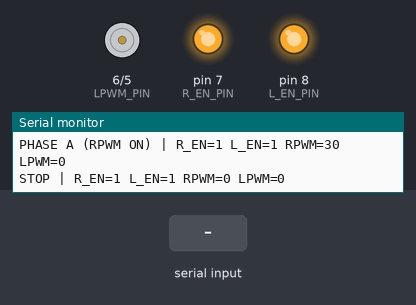
Recording of a sketch running on a simulated Arduino Uno, built with avr-gcc and run on an emulated ATmega328P. Shown: motor-driver pin pairs drawn as motors (green arrow = first pin HIGH = forward, orange = second pin HIGH = backward, longer = more drive), output pins drawn as LEDs (lit = HIGH), the last lines printed to the serial monitor. Inputs (shaded band) come from the test bench.

Above: at 1.2 s.
1.3 s: "x" received over Serial
At 2.5 s:
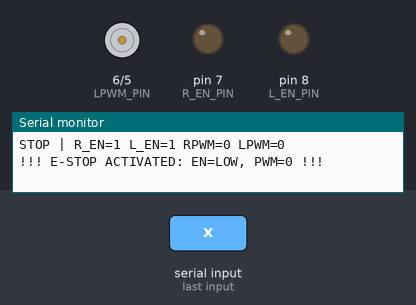
2.8 s: "r" received over Serial
At 3.6 s:
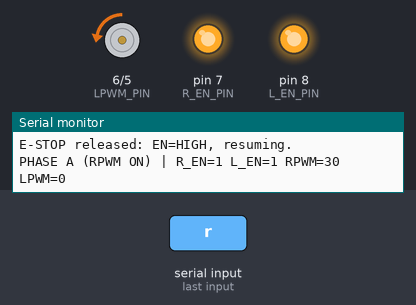
Timing chart, 0 to 11.8 s (numbered marks = the images above; inputs shaded):
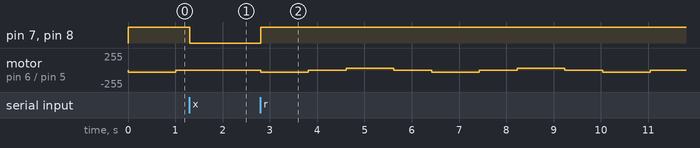

The sketch:

BTS7960_pin_test.ino
```cpp
// ===== BTS7960 Pin-Test (NO MOTOR / SAFE) + SERIAL E-STOP =====
// Purpose: Verify Arduino -> BTS7960 control pins behave as expected.
// It alternates RPWM and LPWM at low PWM while keeping both EN pins HIGH.
// Added: Serial E-STOP:
//   - Send 'x' to activate E-STOP (disable EN + stop PWM)
//   - Send 'r' to release E-STOP (enable EN + resume)
//
// Wiring (adjust if you used different pins):
// RPWM -> D5 (PWM)
// LPWM -> D6 (PWM)
// R_EN -> D7
// L_EN -> D8
//
// Notes:
// - For a BTS7960 board, EN pins HIGH usually enables both half-bridges.
// - Keep PWM low (20–40) for first tests.
// - If you later connect the motor: start with PWM 20–40 and short bursts.

const int RPWM_PIN = 5;   // RPWM (PWM pin)
const int LPWM_PIN = 6;   // LPWM (PWM pin)
const int R_EN_PIN = 7;   // R_EN
const int L_EN_PIN = 8;   // L_EN

const int PWM_LOW = 30;         // 20–40 recommended for first tests
const unsigned long ON_MS = 1000;
const unsigned long OFF_MS = 800;

bool estop = false;

void allStop() {
  analogWrite(RPWM_PIN, 0);
  analogWrite(LPWM_PIN, 0);
}

void printState(const char* label, int ren, int len, int rpwm, int lpwm) {
  Serial.print(label);
  Serial.print(" | R_EN=");
  Serial.print(ren);
  Serial.print(" L_EN=");
  Serial.print(len);
  Serial.print(" RPWM=");
  Serial.print(rpwm);
  Serial.print(" LPWM=");
  Serial.println(lpwm);
}

// --- E-STOP helpers (added) ---
void disableDriver() {
  allStop();
  digitalWrite(R_EN_PIN, LOW);
  digitalWrite(L_EN_PIN, LOW);
}

void enableDriver() {
  digitalWrite(R_EN_PIN, HIGH);
  digitalWrite(L_EN_PIN, HIGH);
}

void checkSerialEstop() {
  while (Serial.available() > 0) {
    char c = Serial.read();
    if (c == 'x' || c == 'X') {
      estop = true;
      disableDriver();
      Serial.println("!!! E-STOP ACTIVATED: EN=LOW, PWM=0 !!!");
    } else if (c == 'r' || c == 'R') {
      estop = false;
      enableDriver();
      Serial.println("E-STOP released: EN=HIGH, resuming.");
    }
  }
}

void setup() {
  Serial.begin(115200);

  pinMode(RPWM_PIN, OUTPUT);
  pinMode(LPWM_PIN, OUTPUT);
  pinMode(R_EN_PIN, OUTPUT);
  pinMode(L_EN_PIN, OUTPUT);

  // Enable both sides
  digitalWrite(R_EN_PIN, HIGH);
  digitalWrite(L_EN_PIN, HIGH);

  allStop();

  Serial.println("BTS7960 pin-test started.");
  Serial.println("Alternating RPWM/LPWM at low PWM. EN pins kept HIGH.");
  Serial.println("E-STOP: send 'x' to stop, 'r' to resume.");
}

void loop() {
  checkSerialEstop();
  if (estop) {
    // Stay safe in E-STOP state
    delay(50);
    return;
  }

  // Phase A: "Right" direction (RPWM on, LPWM off)
  digitalWrite(R_EN_PIN, HIGH);
  digitalWrite(L_EN_PIN, HIGH);
  analogWrite(RPWM_PIN, PWM_LOW);
  analogWrite(LPWM_PIN, 0);
  printState("PHASE A (RPWM ON)", digitalRead(R_EN_PIN), digitalRead(L_EN_PIN), PWM_LOW, 0);

  // Keep checking serial during the wait (so E-STOP is responsive)
  unsigned long t0 = millis();
  while (millis() - t0 < ON_MS) {
    checkSerialEstop();
    if (estop) return;
    delay(5);
  }

  // Stop
  allStop();
  printState("STOP", digitalRead(R_EN_PIN), digitalRead(L_EN_PIN), 0, 0);

  t0 = millis();
  while (millis() - t0 < OFF_MS) {
    checkSerialEstop();
    if (estop) return;
    delay(5);
  }

  // Phase B: "Left" direction (LPWM on, RPWM off)
  digitalWrite(R_EN_PIN, HIGH);
  digitalWrite(L_EN_PIN, HIGH);
  analogWrite(RPWM_PIN, 0);
  analogWrite(LPWM_PIN, PWM_LOW);
  printState("PHASE B (LPWM ON)", digitalRead(R_EN_PIN), digitalRead(L_EN_PIN), 0, PWM_LOW);

  t0 = millis();
  while (millis() - t0 < ON_MS) {
    checkSerialEstop();
    if (estop) return;
    delay(5);
  }

  // Stop
  allStop();
  printState("STOP", digitalRead(R_EN_PIN), digitalRead(L_EN_PIN), 0, 0);

  t0 = millis();
  while (millis() - t0 < OFF_MS) {
    checkSerialEstop();
    if (estop) return;
    delay(5);
  }
}
```

Measured:
- after the input at 1.3 s, pin 7 (R_EN_PIN), pin 8 (L_EN_PIN): HIGH → LOW at once; motor on pin 6 (LPWM_PIN) / pin 5 (RPWM_PIN): stays stopped (without the input it goes to forward 30/255 after 0.52 s)
- after the input at 2.8 s, pin 7 (R_EN_PIN), pin 8 (L_EN_PIN): LOW → HIGH at once; motor on pin 6 (LPWM_PIN) / pin 5 (RPWM_PIN): stopped → backward 30/255 at once, then repeats every 3.6 s: stopped 0.80 s, forward 30/255 1.0 s, stopped 0.80 s, backward 30/255 1.0 s
